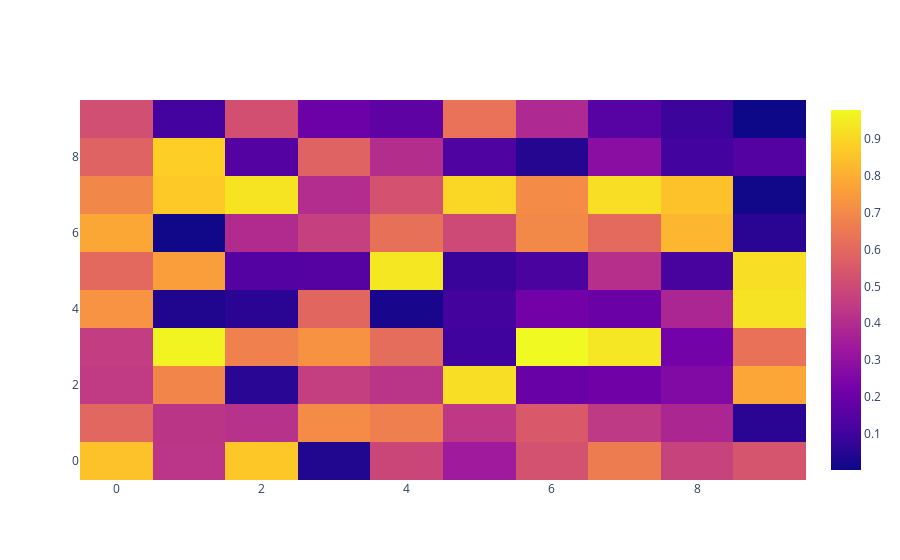

The notebook cell this image was saved under:
### Markdown cell above
---
## 4. **Heatmap**

### Code cell
# create sample data 
data = np.random.rand(10,10)
heatmap = go.Heatmap(z=data) # create a heatmap object by passing the data to it 
fig = go.Figure(data=heatmap)
fig.show()
